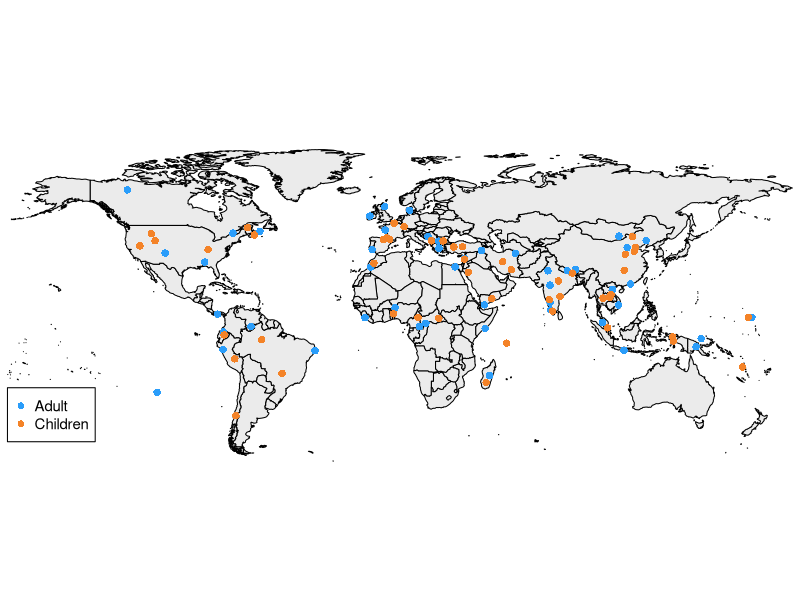
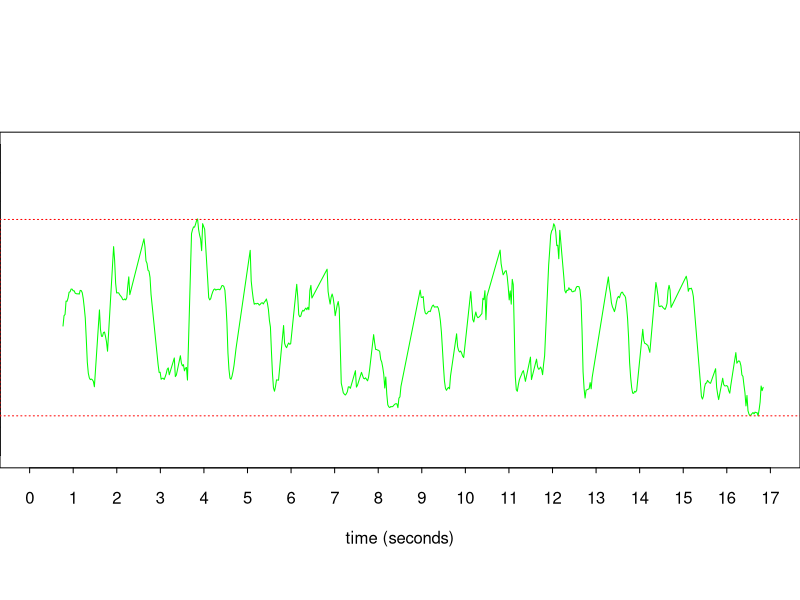
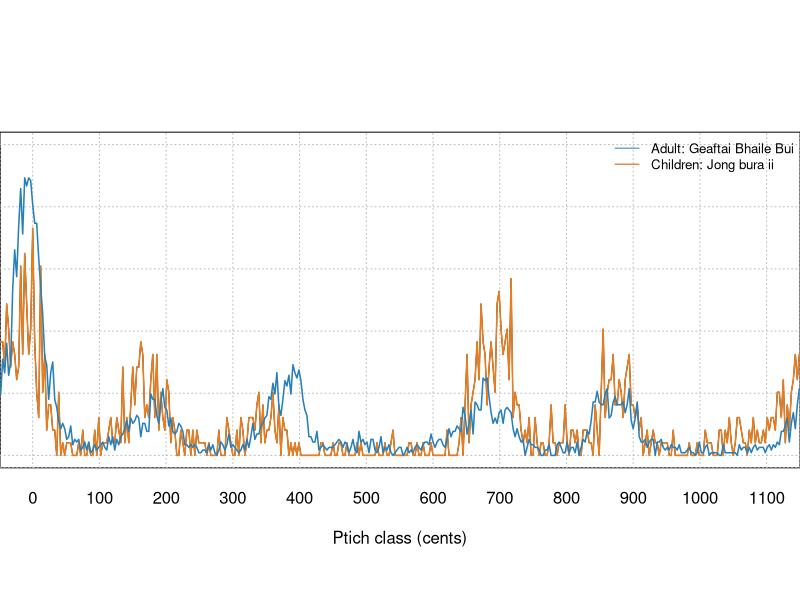

These charts were generated, in order, by the following R code:
#The following code was used for the analyses reported in:
#Sato, S., Fujii, S., & Savage, P. E. (2019). Automatic comparison of children and adult world songs supports a sensorimotor hypothesis of scale origin. Folk Music Analysis (FMA)


#The following packages must be installed/loaded
library(maps)

#set working drive
setwd("/Users/ShoichiroSato/Project/plotdata")


##Mapping approximate geographical distribution (Fig.1)

#Import data
chad<-read.csv("child_adult lonlat 100.csv",header=TRUE,row.names=1)
chad.x<-chad$Lon
chad.y<-chad$Lat

#USING MAPS, labeling according to singer's age
map("world", fill=TRUE, col="gray92", bg="white", ylim=c(-60, 90), mar=c(0,0,0,0)) 
points(chad.x,chad.y,col=NA, bg=c(rep("#2a9dfa",50), rep("#F48328",50)),pch=21, cex=1)
legend(-180,-25, c("Adult", "Children"),pch=21, pt.bg=c("#2a9dfa","#F48328"),col=NA,cex=.9)



##Example of measuring melodic range (Fig.2)

#import data
MR<-read.csv("92 Nature_ Plou i fa sol_annotations.csv",header=TRUE)

#Plot data
plot(MR[,1],MR[,1+1],type="l",xlim=c(0,17),xaxp=c(0, 17,17),ylim=c(220,440),tcl=-0.25, yaxt="n",
     bg="black",xlab="time (seconds)", ylab="Cents above 220 Hz (=A4)",col="green")
axis(side=2, at=c(220,240,260,280,300,320,340,360,380,400,420,440),labels=F,las=2)
axis(side=2,at=c(220,440),las=2)

#Drawing lines of melodic range
axis(side=2,tck=1.0,lty="dotted",col="red",las=2,at=c(248,387))



##example of tuned interval (Fig.4)

#import data
Confidence100<-read.csv("Exapmle child-adult.csv",header=TRUE)

#Plot data
plot(Confidence100[,1],Confidence100[,1+2],type="l", xaxs="i",xlim=c(-49,1150),ylim=c(0,2.5),xaxt="n", bg="black",xlab="Ptich class (cents)", ylab="Frequency of annotation (%)")
+axis(side=1, at=c(-50,0,100,200,300,400,500,600,700,800,900,1000,1100,1150),cex.axis=1,tck=1.0,lty="dotted",col="grey")
+axis(side=2,tck=1.0,lty="dotted",ylim=c(0,2.5),col="grey")
lines(Confidence100[,1],Confidence100[,1+2],type="l",col="#e67e22",lwd=1.5)
lines(Confidence100[,1],Confidence100[,1+1],type="l",col="#2980b9",lwd=1.5)

#legend
legend("topright", legend = c("Adult: Geaftai Bhaile Bui", "Children: Jong bura ii"), col = c("#2980b9","#d35400"), bty = "n", lty = 1:1,cex=0.8)



